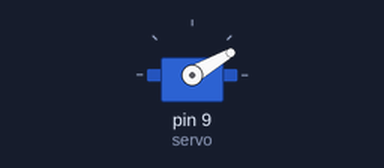
Bench run of a sketch on a simulated Arduino Uno, built with avr-gcc and run on an emulated ATmega328P. On the bench: servo.

Above: at 0.05 s.
Timing chart, 0 to 4.6 s (numbered marks = the images above):
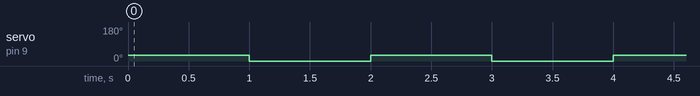

The sketch:

sketch_apr13d.ino
```cpp
#include <Servo.h>

Servo servo;

void setup() {
  servo.attach(9);
}

void loop() {
  servo.write(30);
  delay(1000);
  servo.write(0);
  delay(1000);
}
```

Measured:
- by itself, servo on pin 9 (servo): alternates 30° for 1.0 s and 0° for 1.0 s
